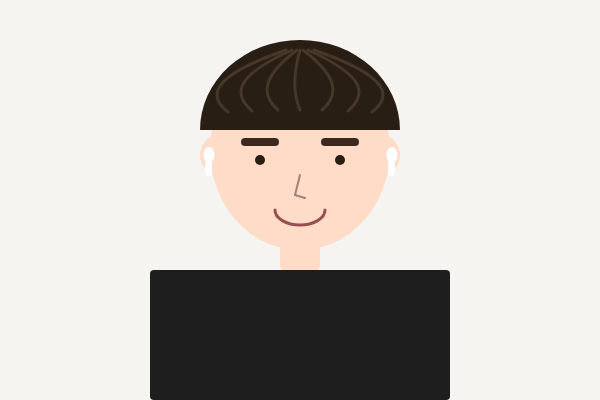
Frame 1 (no input)
Frame 60 (no input): identical to frame 1, image omitted
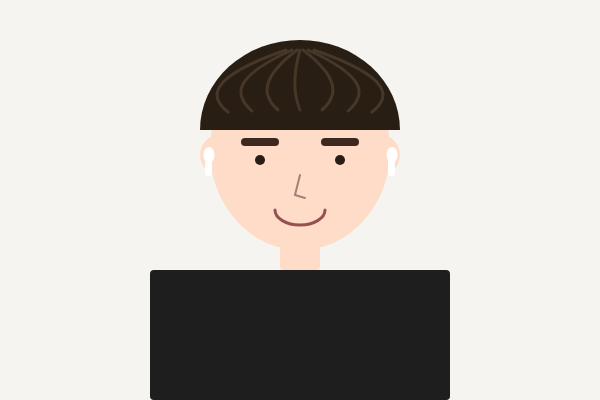
Frame 120 (the mouse pressed at the canvas centre since frame 60)

The p5.js sketch that drew these frames (run headless with seeded random() and noise() and a simulated clock; from frame 60 on, the mouse is pressed at the canvas centre):

// p5.js sketch
// ── sketch.js
let tiltDirection = 0;
let tiltAngle = 0;

let noteX = 0;
let noteY = 0;
let noteA = 0;

function setup() {
  createCanvas(600, 400);
  angleMode(RADIANS);
}

function draw() {
  background(245, 244, 240);

  if (tiltDirection == -1) {
    tiltAngle = lerp(tiltAngle, -PI / 10, 0.12);
  } else if (tiltDirection == 1) {
    tiltAngle = lerp(tiltAngle, PI / 10, 0.12);
  } else {
    tiltAngle = lerp(tiltAngle, 0, 0.12);
  }

  noStroke();

  // 몸통
  fill(30);
  rect(150, 270, 300, 130, 4);

  // 머리와 목은 함께 기울어짐
  push();
  translate(300, 245);
  rotate(tiltAngle);
  translate(-300, -245);

  fill(255, 220, 200);
  rect(280, 230, 40, 40, 4);

  fill(255, 220, 200);
  ellipse(220, 155, 40, 40);
  ellipse(380, 155, 40, 40);

  fill(255, 220, 200);
  ellipse(300, 150, 180, 200);

  fill(255);
  ellipse(209, 155, 11, 16);
  rect(205, 160, 7, 16, 4);
  ellipse(392, 155, 11, 16);
  rect(388, 160, 7, 16, 4);

  stroke(60, 40, 30);
  strokeWeight(8);
  line(245, 142, 275, 142);
  line(325, 142, 355, 142);

  noStroke();
  fill(40, 30, 20);
  arc(300, 130, 200, 180, PI, TWO_PI);

  noFill();
  stroke(70, 55, 40);
  strokeWeight(3);
  bezier(286, 50, 205, 78, 210, 98, 228, 112);
  bezier(292, 50, 230, 78, 235, 96, 252, 111);
  bezier(297, 50, 260, 78, 262, 96, 278, 110);
  bezier(300, 50, 292, 78, 294, 96, 300, 110);
  bezier(303, 50, 340, 78, 338, 96, 322, 110);
  bezier(308, 50, 370, 78, 365, 96, 348, 111);
  bezier(314, 50, 395, 78, 390, 98, 372, 112);

  noStroke();
  fill(40, 30, 20);
  circle(260, 160, 10);
  circle(340, 160, 10);

  stroke(160, 130, 120);
  strokeWeight(2);
  line(300, 175, 295, 195);
  line(295, 195, 305, 198);

  noFill();
  stroke(150, 80, 80);
  strokeWeight(3);
  arc(300, 210, 50, 30, 0, PI);
  pop();

  // 마우스 클릭 위치에서 음표 1개가 나타남
  if (noteA > 0) {
    stroke(35, 35, 35, noteA);
    strokeWeight(4);
    line(noteX + 6, noteY - 8, noteX + 6, noteY - 54);
    noFill();
    bezier(
      noteX + 6,
      noteY - 54,
      noteX + 26,
      noteY - 50,
      noteX + 28,
      noteY - 30,
      noteX + 12,
      noteY - 22,
    );

    noStroke();
    fill(35, 35, 35, noteA);
    push();
    translate(noteX, noteY);
    rotate(-PI / 5);
    ellipse(0, 0, 20, 15);
    pop();

    noteY = noteY - 1.5;
    noteA = noteA - 4;
  }
}

function keyPressed() {
  if (keyCode == LEFT_ARROW) {
    tiltDirection = -1;
  }
  if (keyCode == RIGHT_ARROW) {
    tiltDirection = 1;
  }
}

function keyReleased() {
  if (keyCode == LEFT_ARROW || keyCode == RIGHT_ARROW) {
    tiltDirection = 0;
  }
}

function mousePressed() {
  noteX = mouseX;
  noteY = mouseY;
  noteA = 255;
}

// ── style.css
* {
  box-sizing: border-box;
}

html,
body {
  margin: 0;
  min-width: 320px;
  min-height: 100vh;
  overflow: hidden;
}

body {
  display: grid;
  place-items: center;
  background: #f4f3ef;
}

canvas {
  display: block;
  width: min(100vw, calc(100vh * 1.5), 600px) !important;
  height: auto !important;
}
